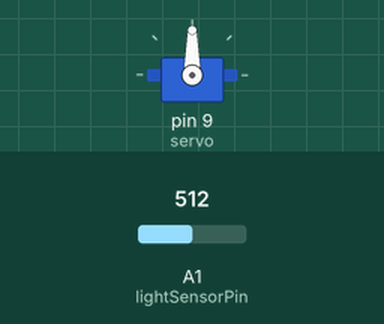
Bench run of a sketch on a simulated Arduino Uno, built with avr-gcc and run on an emulated ATmega328P. On the bench: servo. Inputs (shaded band) come from the test bench; at power-on: A1 (lightSensorPin) = 512.

Above: at 0.1 s.
At 2.2 s:
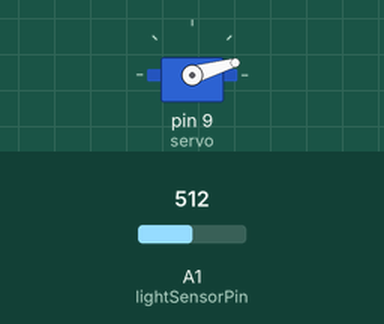
2.3 s: A1 (lightSensorPin) set to 306
At 3.0 s:
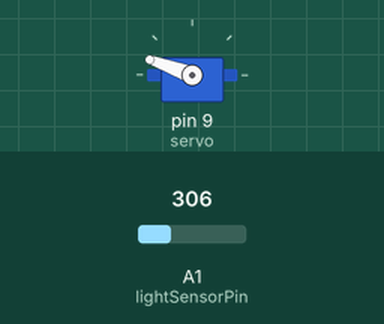
Timing chart, 0 to 11.3 s (numbered marks = the images above; inputs shaded):
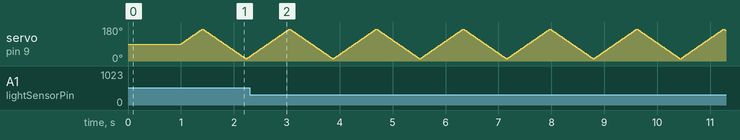

The sketch:

light_tracker.ino
```cpp
#include <Servo.h>
#include "scanner.h"

Servo servo;

int tunePin = 0;
int lightSensorPin = 1;
int counter = 0;

int val;

Scanner scanner = Scanner();

void setup() {
  Serial.begin(9600);
  servo.attach(9);

  servo.write(90);
  delay(1000);
}

void loop() {
  int next = scanner.track(servo.read(), analogRead(lightSensorPin));
  servo.write(next);
//  Serial.println(scanner.moveTo);
//  Serial.println(scanner.average());
  delay(10);
}
```

brain.cpp
```cpp
#include "brain.h"
#include "math.h"

Brain::Brain() {
  bufferSize = 50;
}

int Brain::average() {
  return sum() / (pointer + 1);
}

void Brain::record(int sensorValue) {
  if (pointer == bufferSize) pop();
  push(sensorValue);
}

int Brain::pop() {
  int value = history[0];
  for (int i = 0; i < bufferSize; i++) {
    history[i] = history[i + 1];
  }
  pointer -= 1;
  return value;
}

void Brain::push(int value) {
  if(value < 0) { value = 0; }
  history[pointer] = value;
  pointer += 1;
}

int Brain::sum() {
  int sum = 0;
  for (int i = 0; i < pointer; i++) {
    sum += history[i];
  }
  return sum;
}
```

brain.h
```cpp
class Brain {

  public:
    Brain();
    void record(int sensorValue);
    int average();
    int bufferSize;

  private:
    int history [50];
    int pointer;

    int pop();
    void push(int value);
    int sum();

};
```

scanner.cpp
```cpp
#include "scanner.h"

Scanner::Scanner() {
  followDirection = 2;
  moveTo = 0;
}

int Scanner::track(int pointer, int newValue) {
  if (newValue > brain.average()) {
    moveTo = pointer;
    brain.record(newValue);
  } else if (pointer == moveTo) {
    brain.record(newValue);
  }

  pointer += followDirection;
  if (pointer <= 10 || pointer >= 170) {
    followDirection = -1 * followDirection;
  }
  return pointer;
}

int Scanner::average() {
  return brain.average();
}
```

scanner.h
```cpp
#include "brain.h"

class Scanner {

  public:
    Scanner();
    int track(int pointer, int value);
    int moveTo;
    Brain brain;

    int average();

  private:
    void reset();
    int followDirection;
    int checkCount = 0;
};
```
